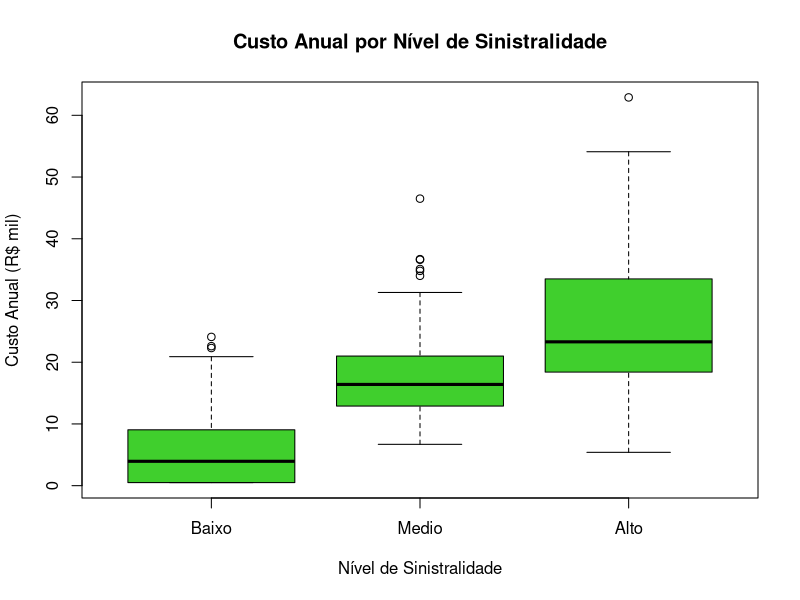
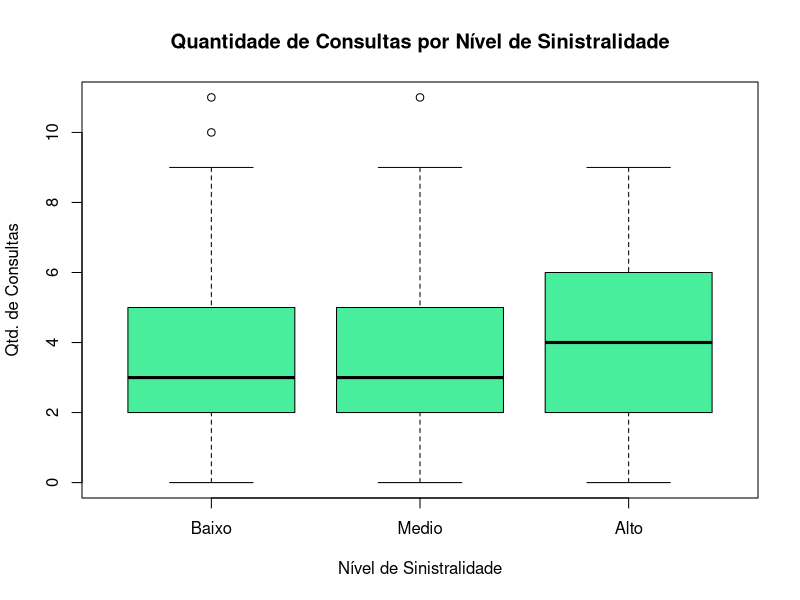
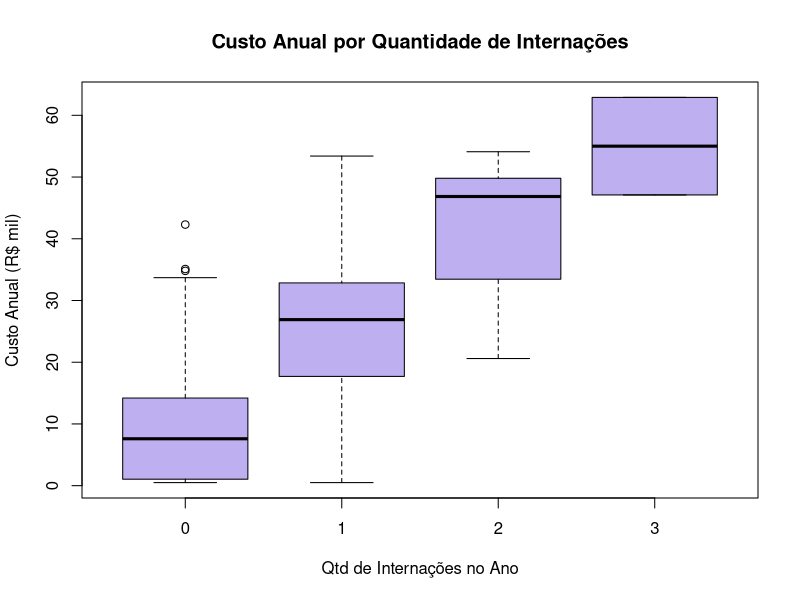
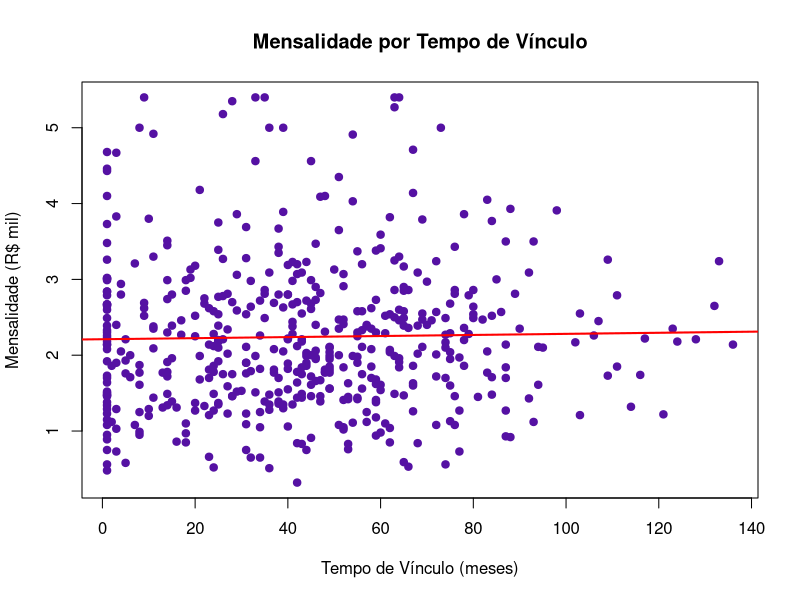
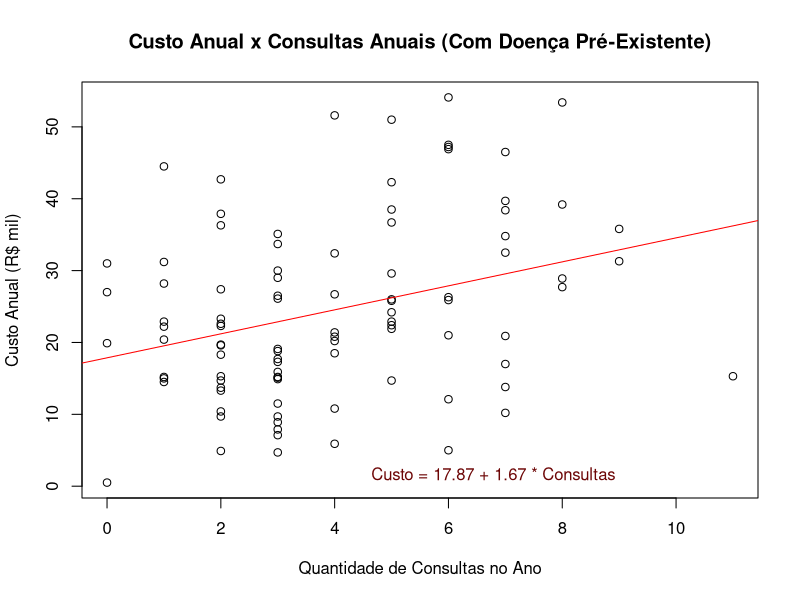
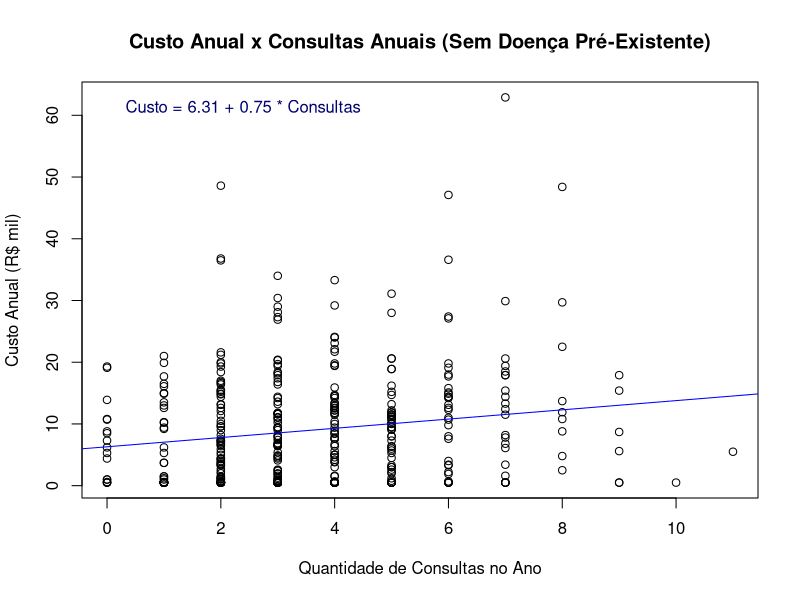

Here is the R script that generated these plots, in order:
# -----------------------------------------------------------------------------
# I. PREPARAÇÃO DA BASE DE DADOS:

print("Parte 0: Preparação da base de dados")

# Instalar pacote APENAS UMA VEZ e carregar pacotes
install.packages("readxl")
install.packages("ggplot2")
library(readxl)
library(ggplot2)

dados <- read_excel("saude_amostra.xlsx")

# Verificar estrutura inicial da base sobre saúde:
head(dados) # Exibe primeiras linhas
str(dados) # Exibe estrutura e tipos de variáveis
colSums(is.na(dados)) # Verificar se há valores ausentes (NA) na base

# Converter variáveis específicas para inteiro, ou seja, quantitativa discreta:
dados$Idade <- as.integer(dados$Idade)
dados$Tempo_Plano_Meses <- as.integer(dados$Tempo_Plano_Meses)
dados$Qtd_Consultas_Ano <- as.integer(dados$Qtd_Consultas_Ano)
dados$Qtd_Internacoes_Ano <- as.integer(dados$Qtd_Internacoes_Ano)

# Converter para qualitativa nominal:
dados$Tipo_Plano <- as.factor(dados$Tipo_Plano)
dados$Regiao <- as.factor(dados$Regiao)
dados$Canal_Aquisicao <- as.factor(dados$Canal_Aquisicao)
dados$Possui_Pre_Existencia <- as.factor(dados$Possui_Pre_Existencia)
dados$Cancelou_Plano <- as.factor(dados$Cancelou_Plano)


# Converter para qualitativa ordinal com especificação dos níveis em ordem
dados$Nivel_Sinistralidade <- factor(
  dados$Nivel_Sinistralidade,
  levels = c("Baixo", "Medio", "Alto"),
  ordered = TRUE
)

dados$Perfil_Utilizacao <- factor(
  dados$Perfil_Utilizacao,
  levels = c("Raramente", "Ocasional", "Frequente", "Critico"),
  ordered = TRUE
)

# Verificar estrutura inicial da base sobre saúde:
head(dados) # Exibe primeiras linhas
str(dados) # Exibe estrutura e tipos de variáveis
colSums(is.na(dados)) # Verificar se há valores ausentes (NA) na base

# -----------------------------------------------------------------------------
# II. PARTE 1 - VALIDANDO A CONSISTÊNCIA DOS DADOS:

print("Parte 1: Validando a consistência dos dados")
print("Parte 1.2:")

# Contar quantidade de IDs de beneficiários duplicados na base de dados.
sum(duplicated(dados$ID_Beneficiario))

# Criar um vetor com o nome das variáveis quantitativas e exibir frequência de todas
# Busca os valores mínimos e máximos, o desvio padrão e exibir cada variável quantitativa
cols_quantitativas <- c("Idade", "Tempo_Plano_Meses", "Qtd_Consultas_Ano", 
                        "Qtd_Internacoes_Ano", "Custo_Anual_Operadora_K", 
                        "Mensalidade_K")
summary(dados[, cols_quantitativas])
sapply(dados[, cols_quantitativas], range, na.rm = TRUE)
sapply(dados[, cols_quantitativas], sd, na.rm = TRUE)

# Verificar se os valores passam os limites estipulados no enunciado.
# Qtd de Consultas: 0 a 45
# Qtd Internações: 0 a 8
sum(dados$Qtd_Consultas_Ano < 0 | dados$Qtd_Consultas_Ano > 45, na.rm = TRUE)
sum(dados$Qtd_Internacoes_Ano < 0 | dados$Qtd_Internacoes_Ano > 8, na.rm = TRUE)

# Verificar se as variáveis quantitativas discretas possuem valores decimais, que estão incorretos
sum(dados$Idade %% 1 != 0, na.rm = TRUE)
sum(dados$Tempo_Plano_Meses %% 1 != 0, na.rm = TRUE)
sum(dados$Qtd_Consultas_Ano %% 1 != 0, na.rm = TRUE)
sum(dados$Qtd_Internacoes_Ano %% 1 != 0, na.rm = TRUE)

# Verificar os outliers das variáveis quantitativas, e lista-los
boxplot.stats(dados$Idade)$out
boxplot.stats(dados$Tempo_Plano_Meses)$out
boxplot.stats(dados$Qtd_Consultas_Ano)$out
boxplot.stats(dados$Qtd_Internacoes_Ano)$out
boxplot.stats(dados$Custo_Anual_Operadora_K)$out
boxplot.stats(dados$Mensalidade_K)$out

# Criar um vetor com o nome das variáveis qualitativas e exibir os valores de cada categoria de todas
cols_qualitativas <- c("Tipo_Plano", "Regiao", "Possui_Pre_Existencia", 
                        "Canal_Aquisicao", "Nivel_Sinistralidade", 
                        "Cancelou_Plano", "Perfil_Utilizacao")
summary(dados[, cols_qualitativas])

# Calcular frequência relativa de cada categoria de cada variável qualitativa
round(prop.table(table(dados$Tipo_Plano)) * 100, 1)
round(prop.table(table(dados$Regiao)) * 100, 1)
round(prop.table(table(dados$Possui_Pre_Existencia)) * 100, 1)
round(prop.table(table(dados$Canal_Aquisicao)) * 100, 1)
round(prop.table(table(dados$Nivel_Sinistralidade)) * 100, 1)
round(prop.table(table(dados$Cancelou_Plano)) * 100, 1)
round(prop.table(table(dados$Perfil_Utilizacao)) * 100, 1)

# -----------------------------------------------------------------------------
# III. PARTE 2 - TABELA CRUZADA ENTRE TIPO DE PLANO E CANAL DE AQUISIÇÃO:

# Tabela de frequência relativa, que precisa da de frequência absoluta:
print("Parte 2: Tipos de Plano e Canal de Aquisição estão associados?")
print("Parte 2.1:")
(round(prop.table(table(dados$Tipo_Plano, dados$Canal_Aquisicao), margin = 2) * 100, 2))

# -----------------------------------------------------------------------------
# IV. PARTE 3 - USO DO PLANO POR NÍVEL DE SINISTRALIDADE:

print("Parte 3: Uso do plano por nível de sinistralidade")
print("Parte 3.1: Custo Anual e Quantidade de Consultas No Ano por Nível De Sinistralidade.")

# Summary: calcula Mínimo, 1º Quartil, Mediana, Média e 3º Quartil
# Calcular medidas numéricas e o desvio-padrão do Custo Anual:
aggregate(Custo_Anual_Operadora_K ~ Nivel_Sinistralidade, data = dados, summary)
aggregate(Custo_Anual_Operadora_K ~ Nivel_Sinistralidade, data = dados, sd)

# Gráfico Custo por Sinistralidade
boxplot(Custo_Anual_Operadora_K ~ Nivel_Sinistralidade, data = dados,
        main = "Custo Anual por Nível de Sinistralidade",
        xlab = "Nível de Sinistralidade", 
        ylab = "Custo Anual (R$ mil)",
        col = "#40cf2d")

# Calcular medidas numéricas e o desvio-padrão da Quantidade de Consultas:
aggregate(Qtd_Consultas_Ano ~ Nivel_Sinistralidade, data = dados, summary)
aggregate(Qtd_Consultas_Ano ~ Nivel_Sinistralidade, data = dados, sd)

# Gráfico Quantidade de Consultas por Sinistralidade
boxplot(Qtd_Consultas_Ano ~ Nivel_Sinistralidade, data = dados,
        main = "Quantidade de Consultas por Nível de Sinistralidade",
        xlab = "Nível de Sinistralidade", 
        ylab = "Qtd. de Consultas",
        col = "#49ee9c")

print("Parte 3.2: Existe indício de que o padrão de uso do plano está associado ao nível de # Tabela cruzada de frequência relativa (% em cada nível de sinistralidade)")

# Criar frequência relativa da Utilização do Perfil em relação ao Nível de Sinistralidade
round(prop.table(table(dados$Perfil_Utilizacao, dados$Nivel_Sinistralidade), margin = 2) * 100, 2)

# -----------------------------------------------------------------------------
# V. PARTE 4 - HÁ INDÍCIOS DE QUE O TEMPO DE PLANO INFLUÊNCIA A MENSALIDADE?

print("Parte 4: Há indícios de que o tempo de plano influencia a mensalidade?")
print("Parte 4.1: Custo Anual e Quantidade de Internações no ano ")

# Calcular frequência relativa de Quantidade de Internações no Ano
(round(prop.table(table(dados$Qtd_Internacoes_Ano)) * 100, 1))

# Gráfico Custo Anual por Quantidade de Internações
boxplot(Custo_Anual_Operadora_K ~ Qtd_Internacoes_Ano, data = dados,
        main = "Custo Anual por Quantidade de Internações",
        xlab = "Qtd de Internações no Ano",
        ylab = "Custo Anual (R$ mil)",
        col = "#beb0f0")

# Calcula o resumo do Custo separando por quantidade de Internações (0, 1, 2...)
tapply(dados$Custo_Anual_Operadora_K, dados$Qtd_Internacoes_Ano, summary)
# Desvio-padrão do Custo Anual para cada quantidade de internações
tapply(dados$Custo_Anual_Operadora_K, dados$Qtd_Internacoes_Ano, sd)

# Calcular coeficiente de relação linear entre Custo Anual e Qtd de Internações
# Próximo de 1: Relação positiva
# Próximo de 0: Nenhuma relação aparente
# Próximo de -1: Relação inversa
cor(dados$Custo_Anual_Operadora_K, dados$Qtd_Internacoes_Ano)

print("Parte 4.2: Mensalidade por tempo de plano ")

# Gráfico Mensalidade por Tempo de Vínculo
plot(dados$Tempo_Plano_Meses, dados$Mensalidade_K,
     main = "Mensalidade por Tempo de Vínculo",
     xlab = "Tempo de Vínculo (meses)",
     ylab = "Mensalidade (R$ mil)",
     col = "#5511a3",
     pch = 19)
abline(lm(Mensalidade_K ~ Tempo_Plano_Meses, data = dados), col = "red", lwd = 2)

# Calcular coeficiente de relação linear entre Tempo de Vínculo e Mensalidade
cor(dados$Tempo_Plano_Meses, dados$Mensalidade_K)

# -----------------------------------------------------------------------------
# V. PARTE 5 - DOENÇA PRÉ-EXISTENTE E SENSIBILIDADE DO CUSTO ÀS CONSULTAS:

# Subset: Filtra a planilha de dados criando um subconjunto com base em uma regra
dados_com_preex <- subset(dados, Possui_Pre_Existencia == "Sim")
dados_sem_preex <- subset(dados, Possui_Pre_Existencia == "Nao")

# Lm: Ajusta o modelo de regressão linear
mod_com_preex <- lm(Custo_Anual_Operadora_K ~ Qtd_Consultas_Ano, data = dados_com_preex)
mod_sem_preex <- lm(Custo_Anual_Operadora_K ~ Qtd_Consultas_Ano, data = dados_sem_preex)

# Coef: Exibe os dois valores numéricos para escrever a equação da reta:
# Intercep: Coeficiente Linear
# Qtd_Consultas_Ano: Coeficiente Angular
coef(mod_com_preex)
coef(mod_sem_preex)

# Calcular o Erro Quadrático Médio (EQM):
# Desvio total entre os custos reais dos clientes e o custo previsto pela linha reta.
print("EQM - COM Doença Pré-Existente:")
(eqm_com_preex <- sum(residuals(mod_com_preex)^2))
print("EQM - SEM Doença Pré-Existente:")
(eqm_sem_preex <- sum(residuals(mod_sem_preex)^2))

# Gráfico Beneficiários COM Doença Pré-Existente
plot(dados_com_preex$Qtd_Consultas_Ano, dados_com_preex$Custo_Anual_Operadora_K,
     main = "Custo Anual x Consultas Anuais (Com Doença Pré-Existente)",
     xlab = "Quantidade de Consultas no Ano",
     ylab = "Custo Anual (R$ mil)")
abline(mod_com_preex, col = "red")
legend("bottomright", 
       legend = paste0("Custo = ", round(coef(mod_com_preex)[1], 2), " + ", round(coef(mod_com_preex)[2], 2), " * Consultas"), 
       bty = "n", 
       text.col = "#6d0606",
       cex = 1,
       inset = c(0.2, 0.01))

# Gráfico Beneficiários SEM Doença Pré-Existente
plot(dados_sem_preex$Qtd_Consultas_Ano, dados_sem_preex$Custo_Anual_Operadora_K,
     main = "Custo Anual x Consultas Anuais (Sem Doença Pré-Existente)",
     xlab = "Quantidade de Consultas no Ano",
     ylab = "Custo Anual (R$ mil)")
abline(mod_sem_preex, col = "blue")
legend("topleft", 
       legend = paste0("Custo = ", round(coef(mod_sem_preex)[1], 2), " + ", round(coef(mod_sem_preex)[2], 2), " * Consultas"), 
       bty = "n", 
       text.col = "#020270",
       cex = 1,
       inset = c(0.02, 0.01))
